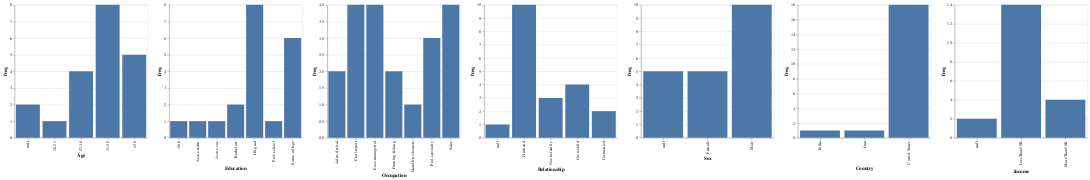

The code cell stored with this chart in its notebook:
### Code cell
import altair as alt

charts = []
pdf = repair_base_df.toPandas()
cols = ['Age', 'Education', 'Occupation', 'Relationship', 'Sex', 'Country', 'Income']

for c in cols:
    charts.append(alt.Chart(pdf).mark_bar().encode(x=alt.X(c), y=alt.Y('count()', axis=alt.Axis(title='freq'))).properties(width=300, height=300))

alt.hconcat(*charts)

### Figure 1 — Vega-Lite specification as saved in the notebook (floating-point values rounded to 4 significant figures)
{"config": {"view": {"continuousWidth": 400, "continuousHeight": 300}}, "hconcat": [{"mark": "bar", "encoding": {"x": {"type": "nominal", "field": "Age"}, "y": {"type": "quantitative", "aggregate": "count", "axis": {"title": "freq"}}}, "height": 300, "width": 300}, {"mark": "bar", "encoding": {"x": {"type": "nominal", "field": "Education"}, "y": {"type": "quantitative", "aggregate": "count", "axis": {"title": "freq"}}}, "height": 300, "width": 300}, {"mark": "bar", "encoding": {"x": {"type": "nominal", "field": "Occupation"}, "y": {"type": "quantitative", "aggregate": "count", "axis": {"title": "freq"}}}, "height": 300, "width": 300}, {"mark": "bar", "encoding": {"x": {"type": "nominal", "field": "Relationship"}, "y": {"type": "quantitative", "aggregate": "count", "axis": {"title": "freq"}}}, "height": 300, "width": 300}, {"mark": "bar", "encoding": {"x": {"type": "nominal", "field": "Sex"}, "y": {"type": "quantitative", "aggregate": "count", "axis": {"title": "freq"}}}, "height": 300, "width": 300}, {"mark": "bar", "encoding": {"x": {"type": "nominal", "field": "Country"}, "y": {"type": "quantitative", "aggregate": "count", "axis": {"title": "freq"}}}, "height": 300, "width": 300}, {"mark": "bar", "encoding": {"x": {"type": "nominal", "field": "Income"}, "y": {"type": "quantitative", "aggregate": "count", "axis": {"title": "freq"}}}, "height": 300, "width": 300}], "data": {"name": "data-e23423f6e2ba1c8858cad4f1ced0ad85"}, "$schema": "https://vega.github.io/schema/vega-lite/v4.8.1.json", "datasets": {"data-e23423f6e2ba1c8858cad4f1ced0ad85": [{"tid": "0", "Age": "31-50", "Education": "Some-college", "Occupation": "Craft-repair", "Relationship": "Husband", "Sex": "Male", "Country": "United-States", "Income": "LessThan50K"}, {"tid": "1", "Age": ">50", "Education": "Some-college", "Occupation": "Exec-managerial", "Relationship": "Own-child", "Sex": "Female", "Country": "United-States", "Income": "LessThan50K"}, {"tid": "2", "Age": "31-50", "Education": "Bachelors", "Occupation": "Sales", "Relationship": "Husband", "Sex": "Male", "Country": "United-States", "Income": "LessThan50K"}, {"tid": "3", "Age": "22-30", "Education": "HS-grad", "Occupation": "Craft-repair", "Relationship": "Own-child", "Sex": null, "Country": "United-States", "Income": "LessThan50K"}, {"tid": "4", "Age": "22-30", "Education": "HS-grad", "Occupation": "Farming-fishing", "Relationship": null, "Sex": null, "Country": "United-States", "Income": "LessThan50K"}, {"tid": "5", "Age": null, "Education": "Some-college", "Occupation": "Craft-repair", "Relationship": "Husband", "Sex": "Male", "Country": "United-States", "Income": null}, {"tid": "6", "Age": "31-50", "Education": "HS-grad", "Occupation": "Prof-specialty", "Relationship": "Not-in-family", "Sex": "Female", "Country": "United-States", "Income": "LessThan50K"}, {"tid": "7", "Age": "31-50", "Education": "Prof-school", "Occupation": "Prof-specialty", "Relationship": "Husband", "Sex": null, "Country": "India", "Income": "MoreThan50K"}, {"tid": "8", "Age": "18-21", "Education": "Some-college", "Occupation": "Adm-clerical", "Relationship": "Own-child", "Sex": "Female", "Country": "United-States", "Income": "LessThan50K"}, {"tid": "9", "Age": ">50", "Education": "HS-grad", "Occupation": "Farming-fishing", "Relationship": "Husband", "Sex": "Male", "Country": "United-States", "Income": "LessThan50K"}, {"tid": "10", "Age": ">50", "Education": "Assoc-voc", "Occupation": "Prof-specialty", "Relationship": "Husband", "Sex": "Male", "Country": "United-States", "Income": "LessThan50K"}, {"tid": "11", "Age": ">50", "Education": "HS-grad", "Occupation": "Sales", "Relationship": "Husband", "Sex": null, "Country": "United-States", "Income": "MoreThan50K"}, {"tid": "12", "Age": null, "Education": "Bachelors", "Occupation": "Exec-managerial", "Relationship": "Husband", "Sex": null, "Country": "United-States", "Income": "MoreThan50K"}, {"tid": "13", "Age": "22-30", "Education": "HS-grad", "Occupation": "Craft-repair", "Relationship": "Not-in-family", "Sex": "Male", "Country": "United-States", "Income": "LessThan50K"}, {"tid": "14", "Age": "31-50", "Education": "Assoc-acdm", "Occupation": "Exec-managerial", "Relationship": "Unmarried", "Sex": "Male", "Country": "United-States", "Income": "LessThan50K"}, {"tid": "15", "Age": "22-30", "Education": "Some-college", "Occupation": "Sales", "Relationship": "Own-child", "Sex": "Male", "Country": "United-States", "Income": "LessThan50K"}, {"tid": "16", "Age": ">50", "Education": "Some-college", "Occupation": "Exec-managerial", "Relationship": "Unmarried", "Sex": "Female", "Country": "United-States", "Income": null}, {"tid": "17", "Age": "31-50", "Education": "HS-grad", "Occupation": "Adm-clerical", "Relationship": "Not-in-family", "Sex": "Female", "Country": "United-States", "Income": "LessThan50K"}, {"tid": "18", "Age": "31-50", "Education": "10th", "Occupation": "Handlers-cleaners", "Relationship": "Husband", "Sex": "Male", "Country": "United-States", "Income": "LessThan50K"}, {"tid": "19", "Age": "31-50", "Education": "HS-grad", "Occupation": "Sales", "Relationship": "Husband", "Sex": "Male", "Country": "Iran", "Income": "MoreThan50K"}]}}
